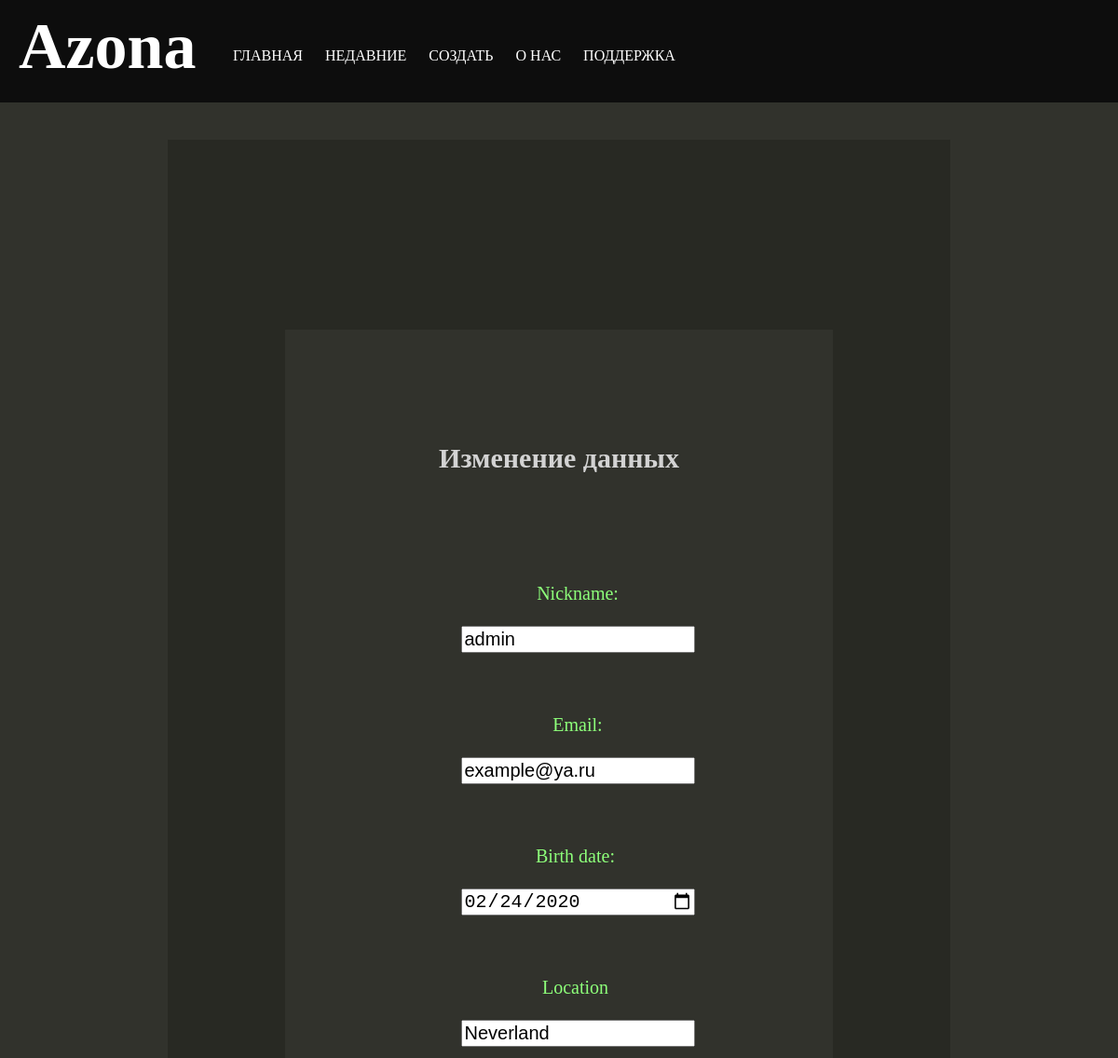
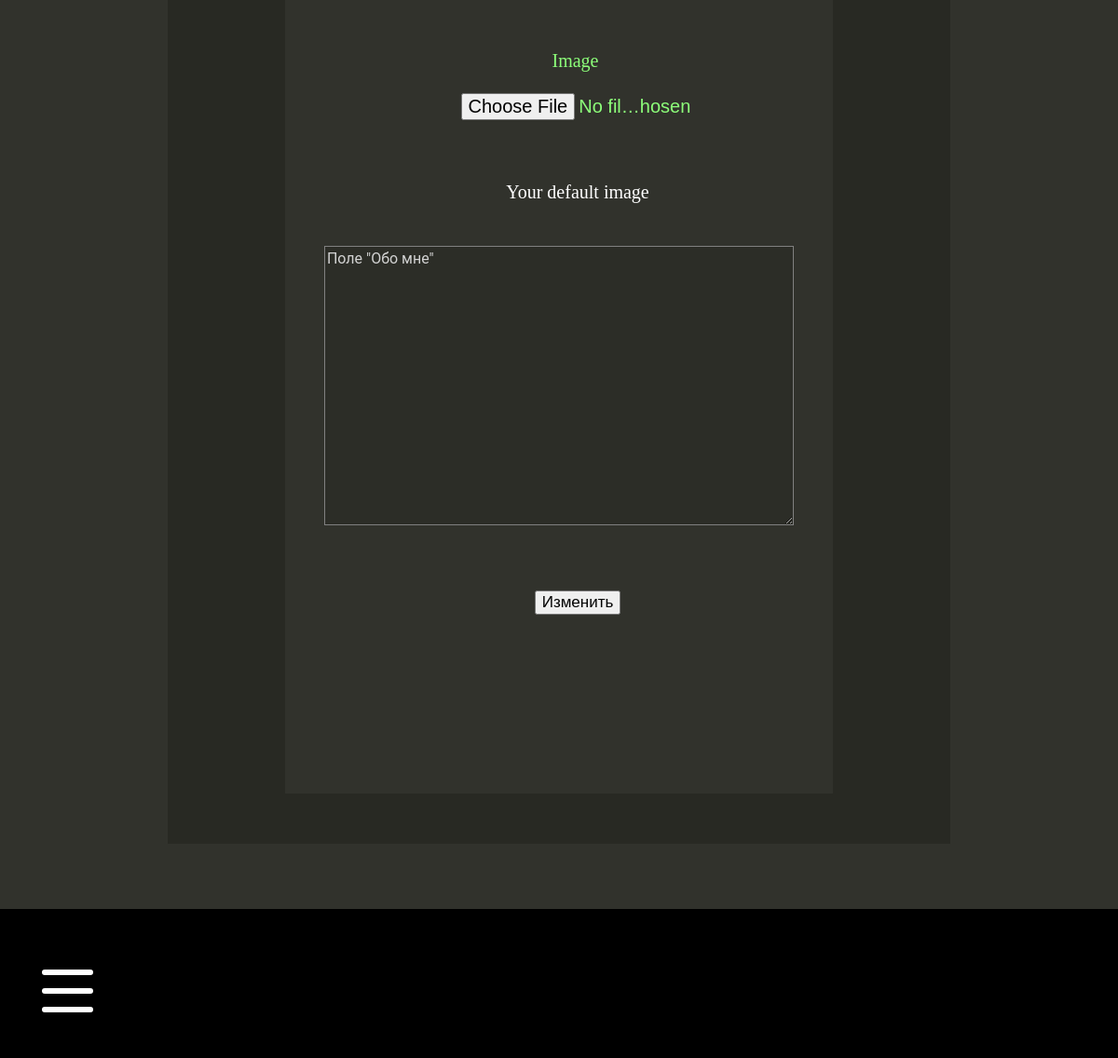
/fix_account/ (signed in), run on the app's committed database (2 pictures, top to bottom).
### home/models.py (models this page shows)
class User(AbstractUser):
    image = models.ImageField(upload_to='images/', default='images/logo.png', blank=True)
    location = models.CharField(max_length=30, blank=True, default='Neverland', null=True)
    birth_date = models.DateField(null=True, blank=True)
    about_me = models.TextField(null=True, blank=True)
    class Meta:
        verbose_name = 'Пользователь'
        verbose_name_plural = 'Пользователи'

### home/views.py (the view, shortened to what this page needs)
# urls.py: path('fix_account/', views.fix_account, name='fix_account'),
def fix_account(request):
	print(111)
	user = User.objects.get(username=request.user)
	if not request.user.is_authenticated:
		raise Http404('Page do not found')
	return render(request, 'home/fix_account.html', {'username': request.user, 'user': user,})

### home/templates/home/fix_account.html (shortened to what this page needs)
{% extends 'home/skelet.html' %}
{% block in_pre %}
	<div  class="fix_account">
	<h2 class="reg_title">Изменение данных</h2>
	<form method="post" id="textform" enctype="multipart/form-data">
	<label for="id_username">Nickname:</label><br>
	<input value="{{user.username}}" class="reg_input" type="text" name="username" maxlength="100" autofocus="" required="" id="id_username">
	<br>
	<label for="id_email">Email:</label><br>
	<input value="{{user.email}}" class="reg_input" type="email" name="email" maxlength="254" required="" id="id_email">
	<br>
	<label for="birth_date">Birth date:</label> <br>
	<input value="{{user.birth_date|date:'Y-m-d'}}" class="reg_input" type="date" name="birth_date" maxlength="100" id="id_password1">
	<br>
	<label for="location">Location</label> <br>
	<input value="{% if user.location %}Neverland{% else %}{{user.location}}{% endif %}" class="reg_input" type="text" name="location" maxlength="100" id="id_password2">
	<br>
	<label for="image">Image</label> <br>
	<input class="reg_input" value="{{user.image}}" type="file" name="image" accept='image/*'>
	<br>
	<a href="{{user.image.url}}" class="typical_href">Your default image</a><br>
	<textarea form="textform" type="text" name="about_me" required="" id="article_text" class="text_in_comment" maxlength="1000">{{user.about_me}}</textarea>
	<input class="reg_send" type="submit" value="Изменить">
	</form>
	</div>
{% endblock %}

### mainapp/static/css/style.css (style rules this page uses)
body { background: #31322C; box-sizing: border-box; font-family: 'COMIC SANS MS'; }
a { color: white; text-decoration: none; }
* { box-sizing: border-box; }
input, textarea { outline:none; }
textarea { resize:none; }
textarea { resize:vertical; }
textarea { resize:horizontal; }
.text_in_comment { margin: 0 4% 4% 4%; background-color: #2C2D27; color: lightgrey; border: none; width: 92%; min-height: 300px; min-width: 92%; height: auto; white-space: pre-wrap; hyphens: auto; word-break: break-all; line-height: 21px; font-family: "Roboto", "Open Sans", Helvetica, Arial, sans-serif; font-size: 20px; border: 1px solid grey; }
.reg_title { color: lightgrey; }
.reg_input { font-size: 20px; margin-bottom: 20px; width: 251px; }
.reg_send { font-size: 17px; margin-top: 20px; }
#article_text { min-height: 300px; max-height: 300px; font-size: 16px; min-width: 92%; max-width: 92%; }
.fix_account { background: #31322C; font-size: 20px; color: #8dff7a; text-align: center; box-sizing: border-box; padding: 50px 20px; margin: 150px 15% 0 15%; }

### data on the page
User: username "admin", email "example@ya.ru", birth_date "02/24/2020", location "Neverland", about_me "Поле \"Обо мне\""
